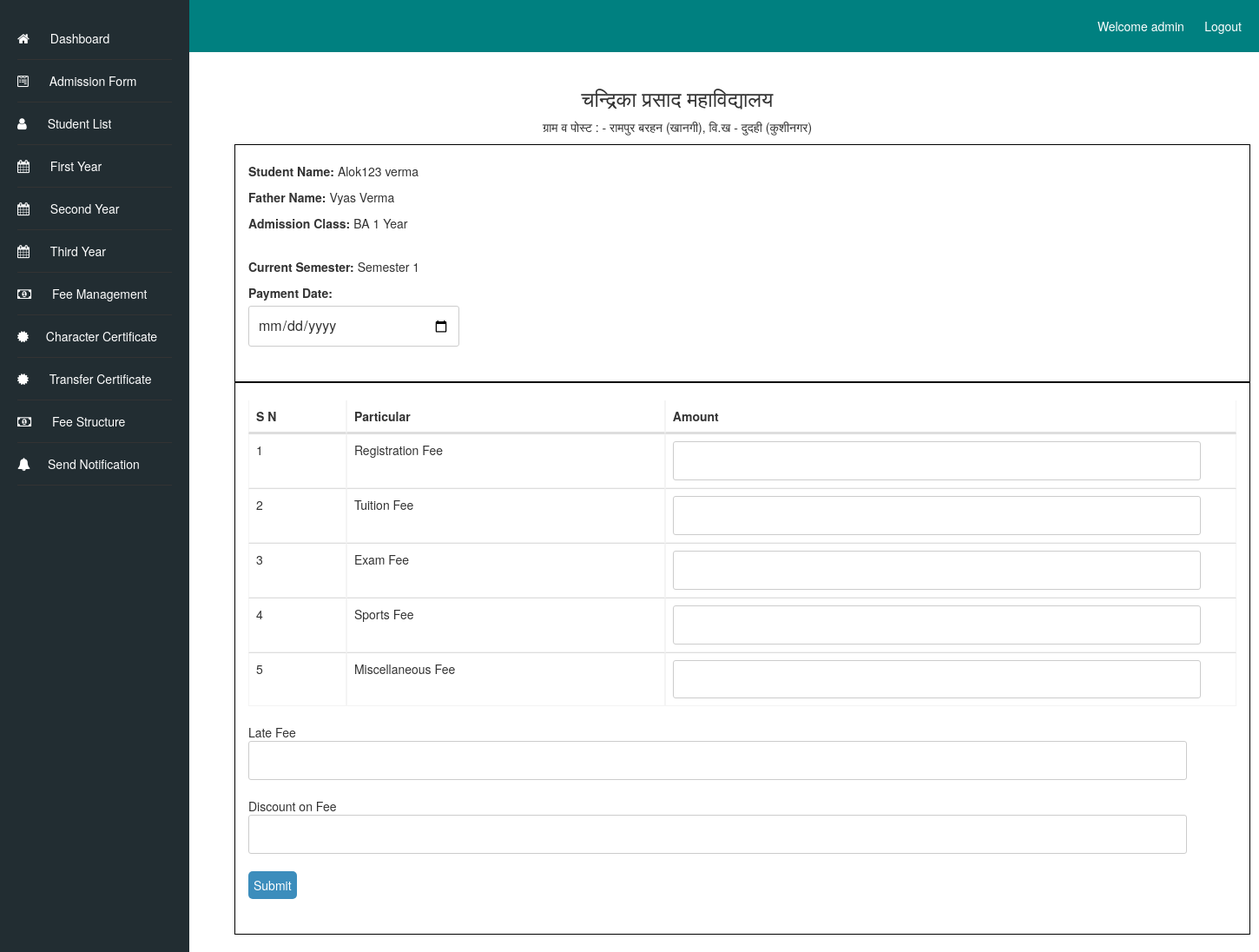
Before: /fee_management/fee_submission/12/ (signed in) with the older database file.
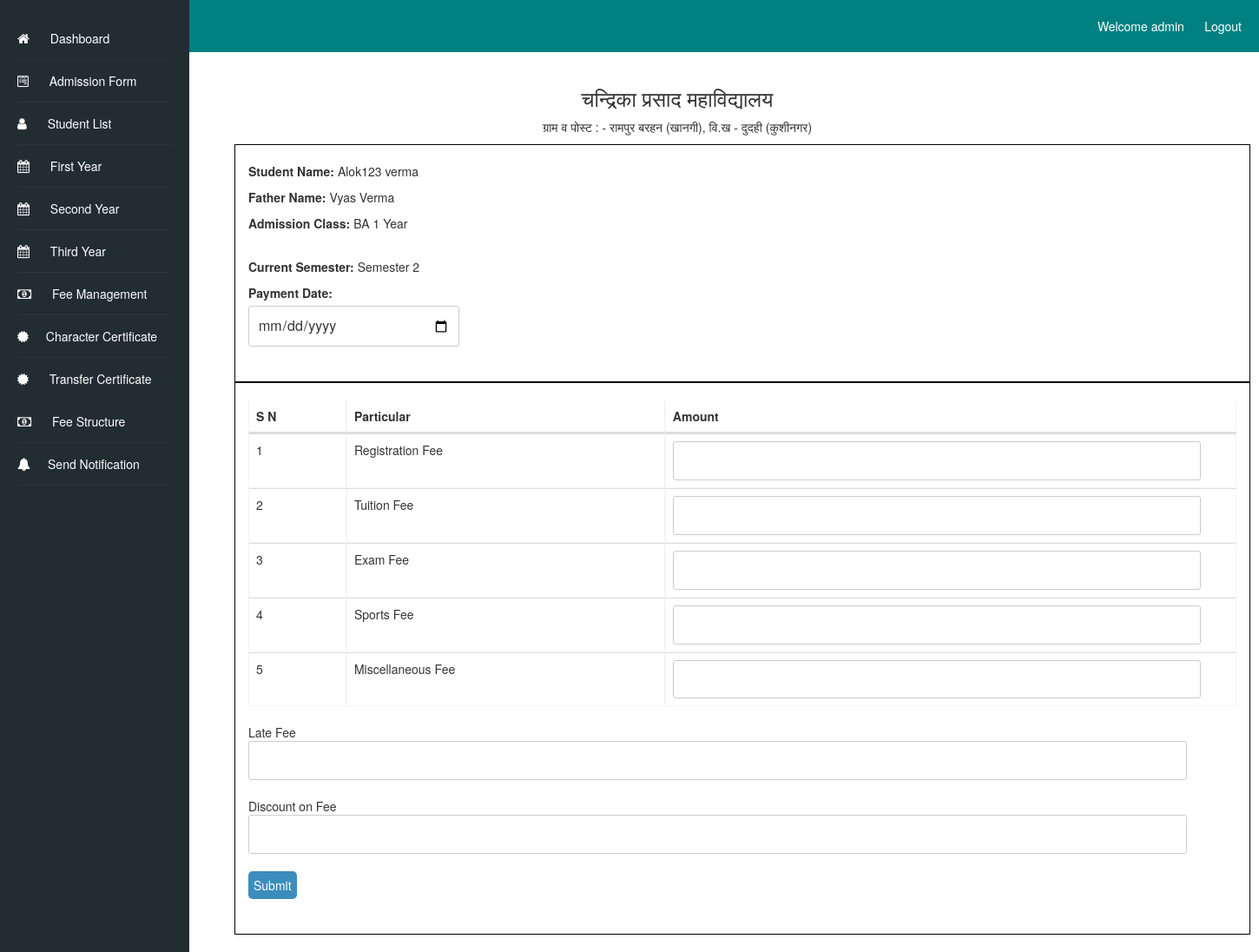
After: the same page with the newer database file.
### admissionapp/models.py (models this page shows, shortened)
class AdmissionForm(models.Model):
    first_name = models.CharField(max_length=50)
    middle_name = models.CharField(max_length=50, blank=True,)
    last_name = models.CharField(max_length=50, blank=True,)
    father_name = models.CharField(max_length=100)
    mother_name = models.CharField(max_length=100)
    photo = models.ImageField(upload_to='admission_photos/')
    marks_10th = models.DecimalField(max_digits=5, decimal_places=2)
    marks_12th = models.DecimalField(max_digits=5, decimal_places=2)
    admission_batch = models.CharField(max_length=20)
    school_details_12th = models.TextField()
    school_details_10th = models.TextField()
    address = models.TextField()
    pass_out_year_12th = models.IntegerField()
    pass_out_year_10th = models.IntegerField()
    admission_date = models.DateField()
    caste = models.CharField(max_length=20)
    roll_number_12th = models.CharField(max_length=20)
    roll_number_10th = models.CharField(max_length=20)
    aadhar_number = models.CharField(max_length=12, unique=True)
    mobile_number = models.CharField(max_length=10)
    date_of_birth = models.DateField()
    subjects = models.CharField(max_length=1000)
    registration_number = models.CharField(max_length=20, blank=True)
    current_semester = models.CharField(max_length=20, blank=True)

### fee_management/views.py (the view)
# urls.py: path('fee_submission/<int:student_id>/', views.fee_submission, name='fee_submission'),
@login_required
def fee_submission(request, student_id):
    student = get_object_or_404(AdmissionForm, id=student_id)
    def send_message_background(total_paid_amount, current_semester, remaining_amount, ):
        message = f"Dear {student.first_name}, you have paid {total_paid_amount} for Semester {current_semester }. {remaining_amount } is remaining. Please make the payment as soon as possible."
        client = Client(settings.TWILIO_ACCOUNT_SID, settings.TWILIO_AUTH_TOKEN)
        to_number = ''.join(filter(str.isdigit, student.mobile_number))
        formatted_to_number = '+91 ' + to_number
        try:
            message = client.messages.create(
                to=formatted_to_number,
                from_='33430',  # Replace with your Twilio number
                body=message
            )
        except Exception as e:
            print(f"Twilio Error: {str(e)}")
    if request.method == 'POST':
        fee_form = FeeForm(request.POST)
        if fee_form.is_valid():
            fee = fee_form.save(commit=False)
            fee.student = student
            timestamp = datetime.now().strftime('%Y%m%d%H%M%S')
            random_part = get_random_string(length=6, allowed_chars='1234567890')
            fee.receipt_number = f"R{timestamp}{random_part}"
            fee.registration_fee = fee.registration_fee or 0
            fee.tuition_fee = fee.tuition_fee or 0
            fee.exam_fee = fee.exam_fee or 0
            fee.sports_fee = fee.sports_fee or 0
            fee.miscellaneous_fee = fee.miscellaneous_fee or 0
            fee.late_fee = fee.late_fee or 0
            fee.discount_fee = fee.discount_fee or 0
            total_paid_amount = (
                fee.registration_fee + fee.tuition_fee + fee.exam_fee +
                fee.sports_fee + fee.miscellaneous_fee - fee.discount_fee + fee.late_fee
            )
            fee.total_paid_amount = total_paid_amount
            fee.semester = student.current_semester
            fee_history = Fee.objects.filter(student=student).order_by('-payment_date')
            current_semester = student.current_semester
            try:
                semester_fee = Semester.objects.get(semester_number=student.current_semester)
                total_semester_fee = semester_fee.semester_total
                fee.total_semester_fee = total_semester_fee
            except Semester.DoesNotExist:
                total_semester_fee = 0
            total_paid_amount_history = {}  # Dictionary to store total paid amounts per semester
            for history_entry in fee_history:
                semester_paid = history_entry.semester
                if semester_paid not in total_paid_amount_history:
                    total_paid_amount_history[semester_paid] = 0
                total_paid_amount_history[semester_paid] += history_entry.total_paid_amount
            if current_semester not in total_paid_amount_history:
                total_paid_amount_history[current_semester] = 0
            remaining_amount = total_semester_fee - total_paid_amount - total_paid_amount_history[current_semester]
            fee.remaining_amount = remaining_amount
            message_thread = threading.Thread(target=send_message_background(total_paid_amount, current_semester,remaining_amount))
            message_thread.start()
            fee.save()
            return redirect('generate_receipt', fee_id=fee.id)
        else:
            print(fee_form.errors)
    else:
        fee_form = FeeForm()
    return render(request, 'fee_management/fee_submission.html', {'fee_form': fee_form, 'student': student})

### fee_management/forms.py
class FeeForm(forms.ModelForm):  # Change from forms.Form to forms.ModelForm
    class Meta:
        model = Fee
        exclude = ['student', 'receipt_number', 'total_amount_in_words', 'fee_for_month', 'semester' , 'comments']

### fee_management/templates/fee_management/fee_submission.html (shortened to what the changed rows need)
<!DOCTYPE html>
<html>
<head>
    <link rel="stylesheet" type="text/css" href="/static/fee_submission.css">
    <link rel="stylesheet" type="text/css" href="/static/styles.css">
    <link rel="stylesheet" href="https://cdnjs.cloudflare.com/ajax/libs/font-awesome/4.7.0/css/font-awesome.min.css">
    <link rel="stylesheet" href="/static/bootstrap.min.css">
</head>
<body>
    <div class="content">
        <div class="container student_sec">
            <div class="section">
                <p><b>Student Name:</b> {{ student.first_name }} {{ student.middle_name }} {{ student.last_name }}</p>
                <p><b>Father Name:</b> {{ student.father_name }}</p>
                <p><b>Admission Class:</b> BA {{ student.admission_batch }} Year</p>
            </div>
            <div class="section fee_sec">
                <form method="post" id="fee-submission-form">
                    <div>
                        <p> <b>Current Semester:</b> Semester {{ student.current_semester }}</p>
                    </div>
                </div>
        </div>
        <div class="container student_sec">
                <table class="table">
                    <thead>
                        <tr>
                            <th>S N</th>
                            <th>Particular</th>
                            <th>Amount</th>
                        </tr>
                    </thead>
                </table>
<br>
                <br>
       </div>
    </body>
</html>

Changed rows visible on the page:
changed AdmissionForm "Alok123": current_semester "1" → "2"
